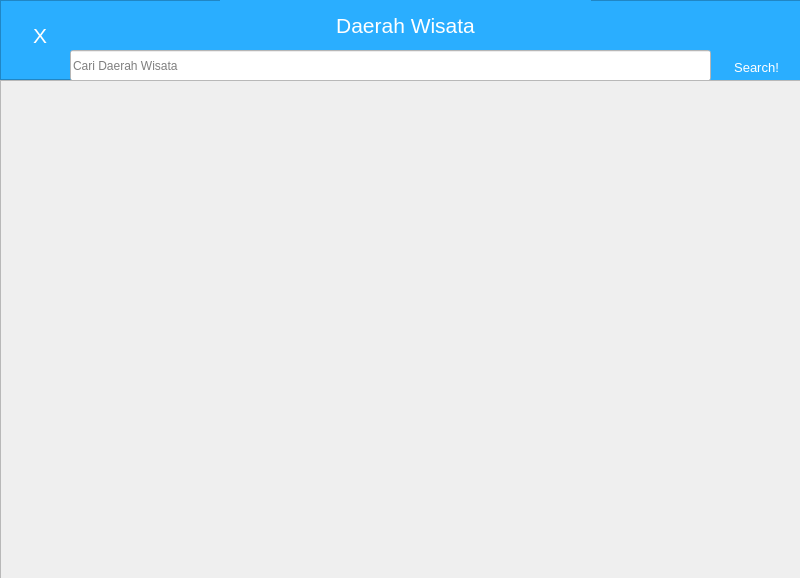
<?xml version="1.0" encoding="UTF-8"?>
<ui version="4.0">
 <class>MainWindow</class>
 <widget class="QMainWindow" name="MainWindow">
  <property name="geometry">
   <rect>
    <x>0</x>
    <y>0</y>
    <width>800</width>
    <height>578</height>
   </rect>
  </property>
  <property name="windowTitle">
   <string>MainWindow</string>
  </property>
  <widget class="QWidget" name="centralwidget">
   <widget class="QScrollArea" name="scrollArea">
    <property name="geometry">
     <rect>
      <x>0</x>
      <y>80</y>
      <width>801</width>
      <height>501</height>
     </rect>
    </property>
    <property name="widgetResizable">
     <bool>true</bool>
    </property>
    <widget class="QWidget" name="scrollAreaWidgetContents">
     <property name="geometry">
      <rect>
       <x>0</x>
       <y>0</y>
       <width>799</width>
       <height>499</height>
      </rect>
     </property>
     <layout class="QVBoxLayout" name="verticalLayout_3"/>
    </widget>
   </widget>
   <widget class="QFrame" name="frame">
    <property name="geometry">
     <rect>
      <x>0</x>
      <y>0</y>
      <width>801</width>
      <height>80</height>
     </rect>
    </property>
    <property name="styleSheet">
     <string notr="true">background-color: rgb(42, 174, 255);</string>
    </property>
    <property name="frameShape">
     <enum>QFrame::StyledPanel</enum>
    </property>
    <property name="frameShadow">
     <enum>QFrame::Raised</enum>
    </property>
    <widget class="QPushButton" name="pushButton">
     <property name="geometry">
      <rect>
       <x>10</x>
       <y>10</y>
       <width>60</width>
       <height>50</height>
      </rect>
     </property>
     <property name="styleSheet">
      <string notr="true">QPushButton{
color: white;
	background-color: rgb(42, 174, 255);
	border: none;
font: 16pt;
}
QPushButton:hover{
background-color: rgb(35, 148, 213);
}
QPushButton:pressed{
background-color: rgb(25, 105, 152);
}</string>
     </property>
     <property name="text">
      <string>X</string>
     </property>
     <property name="flat">
      <bool>true</bool>
     </property>
    </widget>
    <widget class="QLabel" name="label">
     <property name="geometry">
      <rect>
       <x>220</x>
       <y>0</y>
       <width>371</width>
       <height>50</height>
      </rect>
     </property>
     <property name="styleSheet">
      <string notr="true">QLabel{
background-color: rgb(42, 174, 255);
font: 16pt;
color: white;
}</string>
     </property>
     <property name="text">
      <string>Daerah Wisata</string>
     </property>
     <property name="scaledContents">
      <bool>false</bool>
     </property>
     <property name="alignment">
      <set>Qt::AlignCenter</set>
     </property>
    </widget>
    <widget class="QPushButton" name="pushButton_2">
     <property name="geometry">
      <rect>
       <x>710</x>
       <y>47</y>
       <width>93</width>
       <height>41</height>
      </rect>
     </property>
     <property name="styleSheet">
      <string notr="true">QPushButton{
color: white;
	background-color: rgb(42, 174, 255);
	border: none;
font: 10pt;
}
QPushButton:hover{
background-color: rgb(35, 148, 213);
}
QPushButton:pressed{
background-color: rgb(25, 105, 152);
}</string>
     </property>
     <property name="text">
      <string>Search!</string>
     </property>
    </widget>
    <widget class="QLineEdit" name="lineEdit">
     <property name="geometry">
      <rect>
       <x>70</x>
       <y>50</y>
       <width>641</width>
       <height>31</height>
      </rect>
     </property>
     <property name="styleSheet">
      <string notr="true">background-color: rgb(255, 255, 255);</string>
     </property>
     <property name="text">
      <string/>
     </property>
     <property name="placeholderText">
      <string>Cari Daerah Wisata</string>
     </property>
     <property name="clearButtonEnabled">
      <bool>true</bool>
     </property>
    </widget>
   </widget>
  </widget>
 </widget>
 <resources/>
 <connections/>
</ui>
